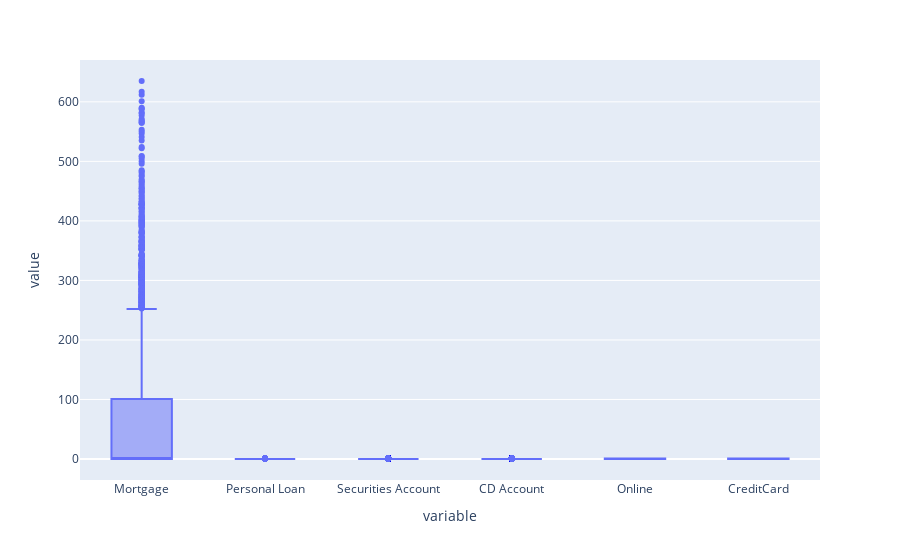

Notebook code for this chart:
### Code cell
fig=px.box(df,y=['Mortgage', 'Personal Loan', 'Securities Account', 'CD Account',
       'Online', 'CreditCard'])
fig.show()

### Figure 1 — Plotly figure (JSON) as saved in the notebook; plotly's stock layout.template omitted (floating-point values rounded to 4 significant figures; data arrays with more than 128 entries replaced by an {"elided": "..."} marker saying what was removed)
{"data": [{"alignmentgroup": "True", "hovertemplate": "variable=%{x}<br>value=%{y}<extra></extra>", "legendgroup": "", "marker": {"color": "#636efa"}, "name": "", "notched": false, "offsetgroup": "", "orientation": "v", "showlegend": false, "type": "box", "x": {"elided": "30000 str values"}, "x0": " ", "xaxis": "x", "y": {"elided": "30000 int values"}, "y0": " ", "yaxis": "y"}], "layout": {"boxmode": "group", "legend": {"tracegroupgap": 0}, "margin": {"t": 60}, "xaxis": {"anchor": "y", "domain": [0, 1], "title": {"text": "variable"}}, "yaxis": {"anchor": "x", "domain": [0, 1], "title": {"text": "value"}}}}
